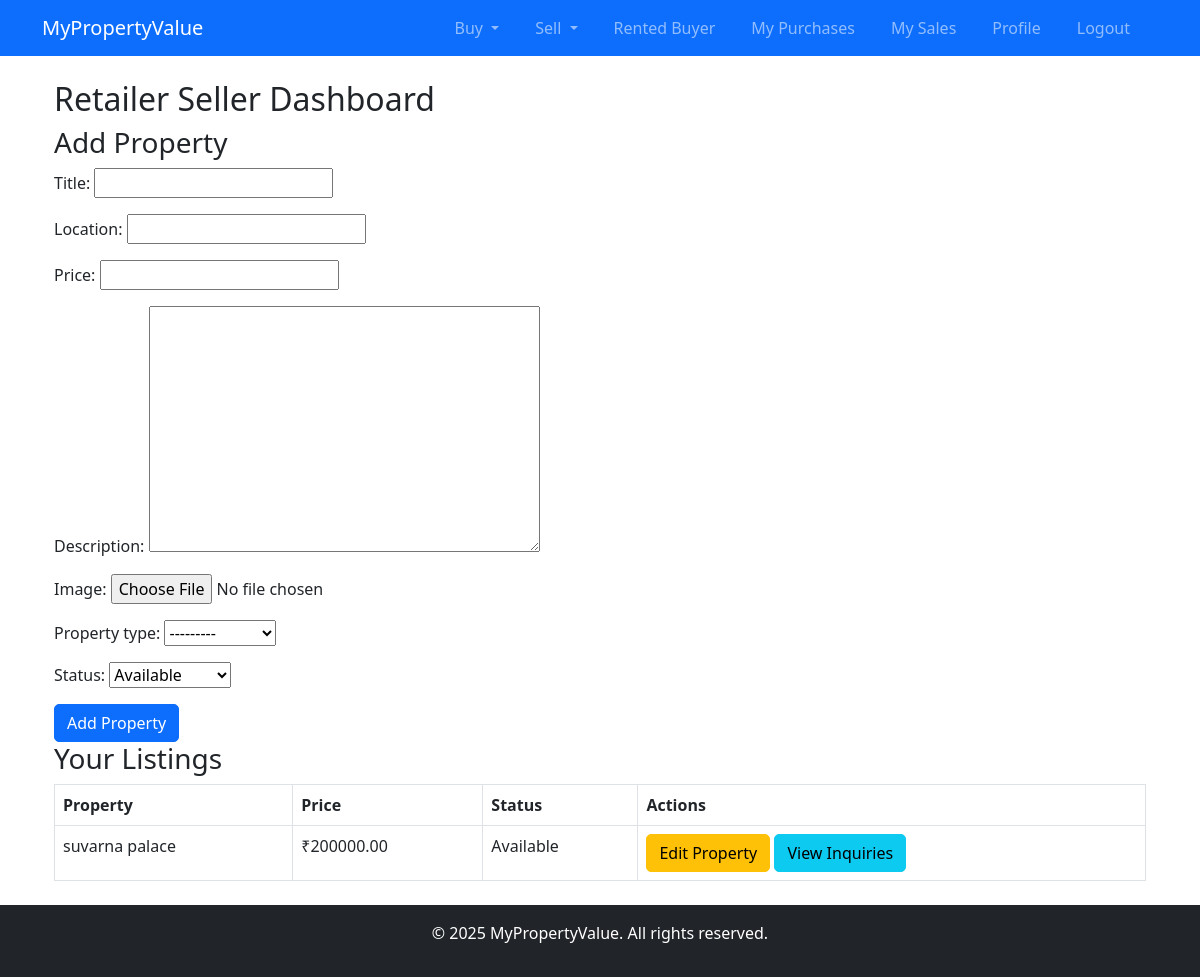
Page /users/retailer-seller/ (signed in) on the committed database.
### users/models.py (models this page shows, shortened)
class Property(models.Model):
    PROPERTY_TYPES = [
        ('Residential', 'Residential'),
        ('Commercial', 'Commercial'),
    ]
    STATUS_CHOICES = [
        ('Available', 'Available'),
        ('Not Available', 'Not Available'),
    ]
    title = models.CharField(max_length=255)
    image = models.ImageField(upload_to='property_images/', blank=True, null=True)
    description = models.TextField()
    price = models.DecimalField(max_digits=12, decimal_places=2)
    property_type = models.CharField(max_length=20, choices=PROPERTY_TYPES)
    location = models.CharField(max_length=255)
    owner = models.ForeignKey(User, on_delete=models.CASCADE)
    name = models.CharField(max_length=255, default="Unnamed Property") # New status field
    is_sold = models.BooleanField(default=False)
    status = models.CharField(max_length=20, choices=STATUS_CHOICES, default='Available')  # Add this field

### users/views.py (the view)
# urls.py: path('retailer-seller/', retailer_seller, name='retailer_seller'),
@login_required
def retailer_seller(request):
    if request.method == 'POST':
        form = PropertyForm(request.POST, request.FILES)
        if form.is_valid():
            property = form.save(commit=False)
            property.owner = request.user
            property.save()
            retailer_seller, created = RetailerSeller.objects.get_or_create(user=request.user)
            retailer_seller.properties.add(property)
            messages.success(request, 'Property listed successfully!')
            return redirect('retailer_seller')
    else:
        form = PropertyForm()
    retailer_seller = RetailerSeller.objects.filter(user=request.user).first()
    properties = retailer_seller.properties.all() if retailer_seller else []
    return render(request, 'users/retailer_seller.html', {'form': form, 'properties': properties})

### users/forms.py
class PropertyForm(forms.ModelForm):
    class Meta:
        model = Property
        fields = ['title', 'location', 'price', 'description', 'image', 'property_type','status']

### users/templates/users/retailer_seller.html
{% extends 'base.html' %} {% block content %}
<div class="container">
  <h2>Retailer Seller Dashboard</h2>
  <h3>Add Property</h3>
  <form method="POST" enctype="multipart/form-data">
    {% csrf_token %} {{ form.as_p }}
    <button type="submit" class="btn btn-primary">Add Property</button>
  </form>
  <h3>Your Listings</h3>
  {% if properties %}
  <table class="table table-bordered">
    <thead>
      <tr>
        <th>Property</th>
        <th>Price</th>
        <th>Status</th>
        <th>Actions</th>
      </tr>
    </thead>
    <tbody>
      {% for property in properties %}
      <tr>
        <td>{{ property.title }}</td>
        <td>₹{{ property.price }}</td>
        <td>{{ property.status }}</td>
        <td>
          <a
            href="{% url 'edit_property' property.id %}"
            class="btn btn-warning"
            >Edit Property</a
          >
          <a
            href="{% url 'view_inquiries' %}?property_id={{ property.id }}"
            class="btn btn-info"
            >View Inquiries</a
          >
        </td>
      </tr>
      {% endfor %}
    </tbody>
  </table>
  {% else %}
  <p>No properties listed yet.</p>
  {% endif %}
</div>
{% endblock %}

### static/css/styles.css (style rules this page uses)
.btn { border-radius: 5px; }

### rows in the picture
Property: title "suvarna palace", price "200000.00", status "Available"
